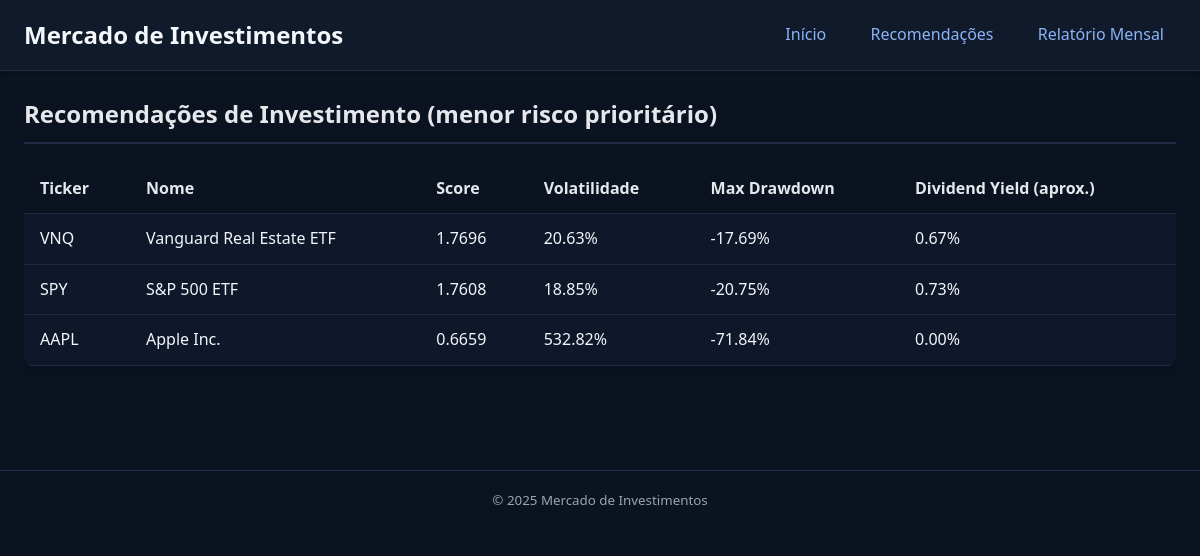
Page /recommendations on the committed database.
### tables this page shows
CREATE TABLE recommendations (
    ticker TEXT PRIMARY KEY,
    score REAL,
    volatility REAL,
    max_drawdown REAL,
    dividend_yield REAL,
    created_at TEXT
);

CREATE TABLE assets (
    ticker TEXT PRIMARY KEY,
    name   TEXT,
    class  TEXT
);

### run.py (the view)
@app.get("/recommendations")
def recommendations():
    conn = get_db(DB_PATH)
    cur = conn.cursor()
    recs = cur.execute(
        """
        SELECT r.ticker, r.score, r.volatility, r.max_drawdown, r.dividend_yield, a.name
        FROM recommendations r
        JOIN assets a ON a.ticker = r.ticker
        ORDER BY r.score DESC
        LIMIT 50
        """
    ).fetchall()
    conn.close()
    return render_template("recommendations.html", rows=recs)

### run.py (called while the page is built)
@app.before_request
def setup():
    if not hasattr(setup, 'initialized'):
        init_db(DB_PATH)
        ensure_seed_data(DB_PATH)
        setup.initialized = True

### src/core/database/db.py (called while the page is built)
def get_db(db_path: str):
    conn = sqlite3.connect(db_path)
    conn.row_factory = sqlite3.Row
    return conn

### backend/templates/recommendations.html
{% extends 'base.html' %}
{% block content %}
<section>
  <h2>Recomendações de Investimento (menor risco prioritário)</h2>
  <table>
    <thead>
      <tr>
        <th>Ticker</th>
        <th>Nome</th>
        <th>Score</th>
        <th>Volatilidade</th>
        <th>Max Drawdown</th>
        <th>Dividend Yield (aprox.)</th>
      </tr>
    </thead>
    <tbody>
      {% for r in rows %}
      <tr>
        <td>{{ r['ticker'] }}</td>
        <td>{{ r['name'] }}</td>
        <td>{{ '%.4f'|format(r['score']) }}</td>
        <td>{{ '%.2f'|format(r['volatility']*100) }}%</td>
        <td>{{ '%.2f'|format(r['max_drawdown']*100) }}%</td>
        <td>{{ '%.2f'|format(r['dividend_yield']*100) }}%</td>
      </tr>
      {% endfor %}
    </tbody>
  </table>
</section>
{% endblock %}

### backend/templates/base.html (shortened to what this page needs)
<!doctype html>
<html lang="pt-br">
<head>
  <link rel="stylesheet" href="{{ url_for('static', filename='css/styles.css') }}">
</head>
<body>
  <header>
    <h1><a href="/">Mercado de Investimentos</a></h1>
    <nav>
      <a href="/">Início</a>
      <a href="/recommendations">Recomendações</a>
      <a href="/report">Relatório Mensal</a>
    </nav>
  </header>
  <main>
    {% block content %}{% endblock %}
  </main>
  <footer>
    <small>&copy; {{ 2025 }} Mercado de Investimentos</small>
  </footer>
</body>
</html>

### Mercado_de_investimentos/backend/static/css/styles.css (style rules this page uses)
* { box-sizing: border-box; }
body { font-family: system-ui, -apple-system, 'Segoe UI', Roboto, Ubuntu, Arial, sans-serif; margin: 0; padding: 0; background: #0b1220; color: #f3f6fa; line-height: 1.6; }
a { color: #8ab4f8; text-decoration: none; }
header { display: flex; align-items: center; justify-content: space-between; padding: 16px 24px; background: #111a2b; border-bottom: 1px solid #1f2a44; box-shadow: 0 2px 4px rgba(0,0,0,0.2); }
header h1 { font-size: 24px; margin: 0; font-weight: 600; }
header h1 a { color: #f3f6fa; text-decoration: none; }
header nav a { margin-left: 16px; padding: 8px 12px; border-radius: 4px; transition: background-color 0.2s; }
main { padding: 24px; max-width: 1200px; margin: 0 auto; }
h2 { margin-top: 0; color: #e5e7eb; border-bottom: 2px solid #1f2a44; padding-bottom: 8px; }
table { width: 100%; border-collapse: collapse; background: #0f172a; border-radius: 8px; overflow: hidden; box-shadow: 0 4px 6px rgba(0,0,0,0.1); margin-top: 16px; }
th, td { padding: 12px 16px; border-bottom: 1px solid #1f2a44; text-align: left; }
th { background: #0b1220; font-weight: 600; color: #e5e7eb; position: sticky; top: 0; }
footer { padding: 16px 24px; border-top: 1px solid #1f2a44; color: #9aa4b2; text-align: center; margin-top: 48px; }
section { margin-bottom: 32px; }

### rows in the picture
recommendations: ticker "VNQ", name "Vanguard Real Estate ETF", score "1.7696", r['volatility']*100 "20.63", r['max_drawdown']*100 "-17.69", r['dividend_yield']*100 "0.67"
recommendations: ticker "SPY", name "S&P 500 ETF", score "1.7608", r['volatility']*100 "18.85", r['max_drawdown']*100 "-20.75", r['dividend_yield']*100 "0.73"
recommendations: ticker "AAPL", name "Apple Inc.", score "0.6659", r['volatility']*100 "532.82", r['max_drawdown']*100 "-71.84", r['dividend_yield']*100 "0.00"

### other values in the picture
{{ 2025 }} "2025"
